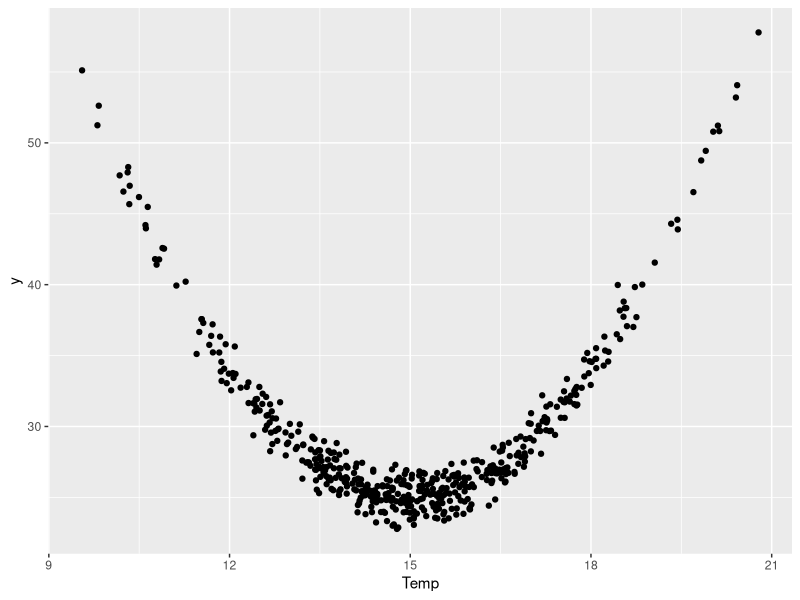
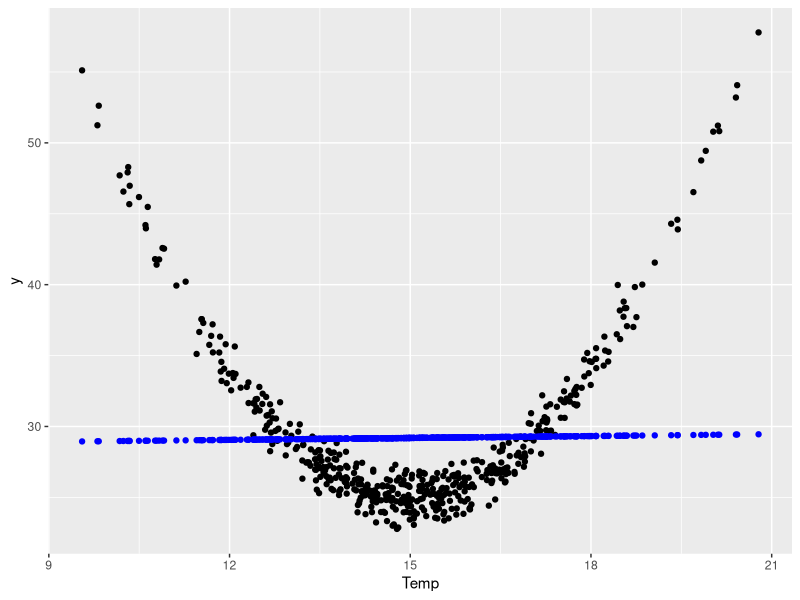
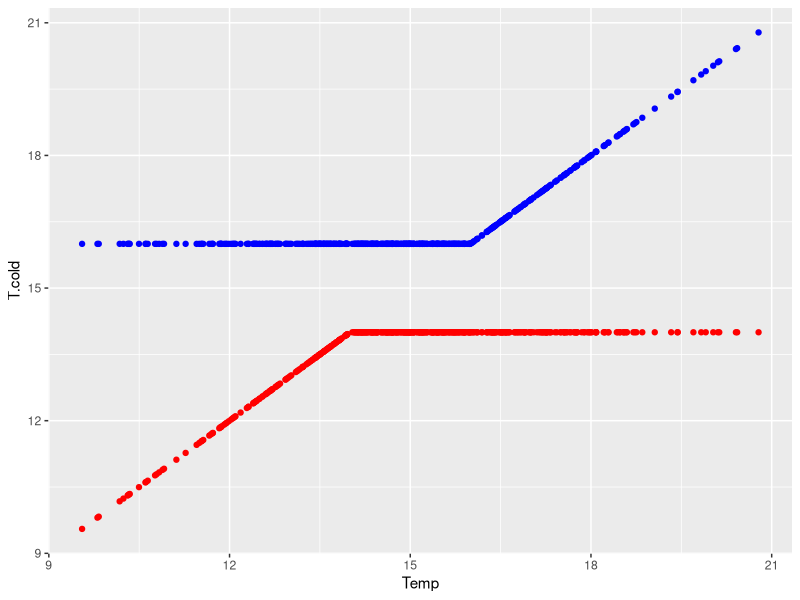
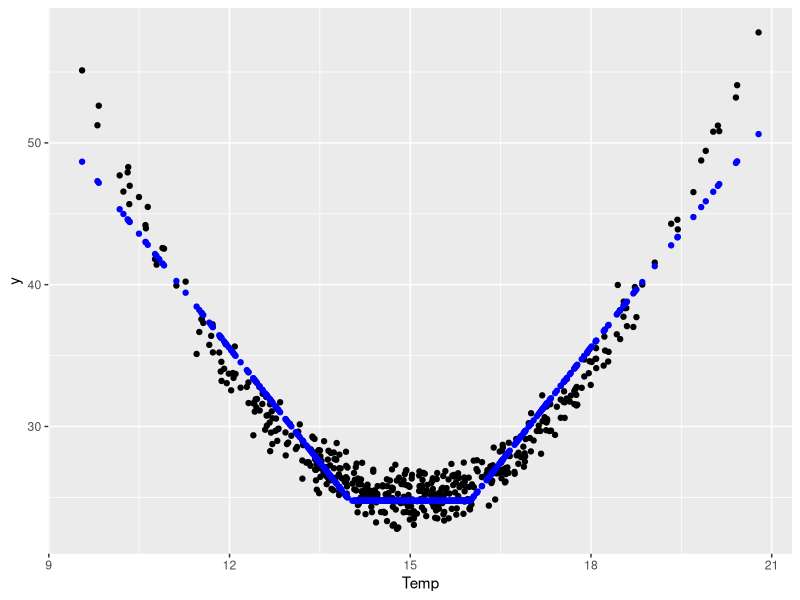
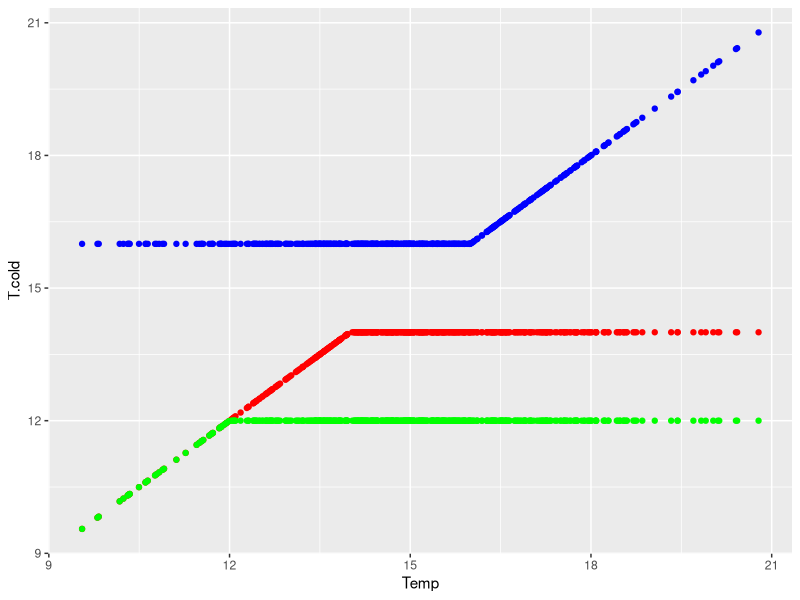
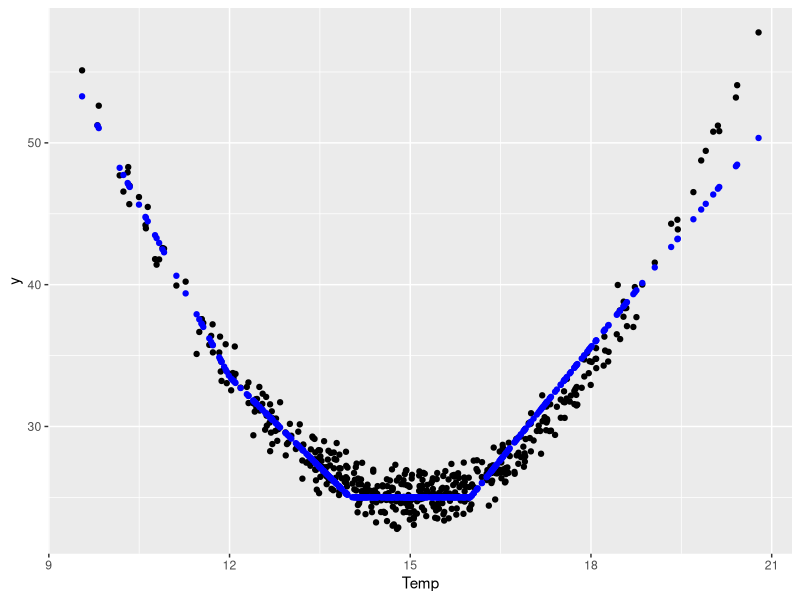

Source code (R) for these figures, in order:
#################################################################################
##############      Lab 8: Nonlinear forecasting     ############################
##############       Nonlinear modeling example      ############################
##############     ----------- solution ---------    ############################
#################################################################################

library(ggplot2)

#Generate sinthetic data
Temp <- 15+rnorm(500)*2
y <- Temp^2-30*Temp+250+rnorm(500)
dt <- data.frame(y=y,Temp=Temp)
ggplot(dt)+geom_point(aes(x=Temp, y=y))


#Fit regression model
lm.fit <- lm(y~Temp)
dt <- cbind(dt,fit0=lm.fit$fitted.values)
ggplot(dt)+geom_point(aes(x=Temp, y=y))+geom_point(aes(x=Temp, y=fit0),color="blue")



#Divide temperature
T.cold <- sapply(Temp,min,14)
T.hot <- sapply(Temp,max,16)
dt <- cbind(dt,T.cold,T.hot)
ggplot(dt)+geom_point(aes(x=Temp, y=T.cold), color="red")+geom_point(aes(x=Temp, y=T.hot),color="blue")


#Fit regression model
lm.fit <- lm(y~T.cold+T.hot,dt)
dt <- cbind(dt,fit=lm.fit$fitted.values)
ggplot(dt)+geom_point(aes(x=Temp, y=y))+geom_point(aes(x=Temp, y=fit),color="blue")


#Add complexity
T.verycold <- sapply(Temp,min,12)
dt <- cbind(dt,T.verycold)
ggplot(dt)+
  geom_point(aes(x=Temp, y=T.cold), color="red")+
  geom_point(aes(x=Temp, y=T.hot),  color="blue") + 
  geom_point(aes(x=Temp, y=T.verycold), color="green")

lm.fit <- lm(y~T.cold+T.hot+T.verycold,dt)
dt <- cbind(dt,fit2=lm.fit$fitted.values)
ggplot(dt)+geom_point(aes(x=Temp, y=y))+geom_point(aes(x=Temp, y=fit2),color="blue")
#Ahora se ajusta mucho mejor
